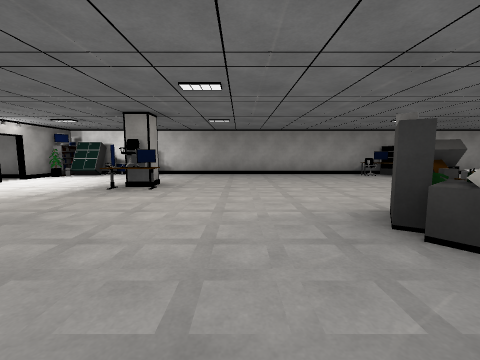
[1] (above)

16 first-person views from a walk through a Unity game level. The camera is 1.3 m above the floor, tilts 6° down and sees 90° across. Doors are open. The floor is counted in squares, 2 m on a side. Each view is taken from the middle of a square. On the plan, view 1 faces up. The plan holds only what a view shows up to about 9 squares ahead; the rest is blank. The place goes on beyond the plan. Some animated figures are left out. Surface patterns are stand-ins for the level's own textures.

[2]
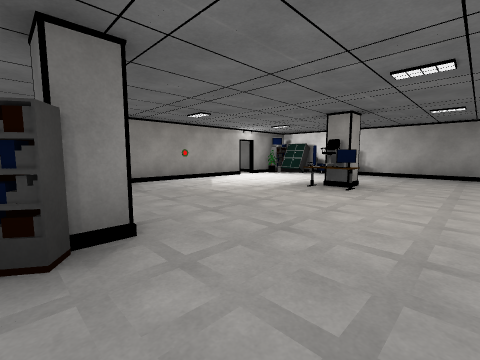

[3]
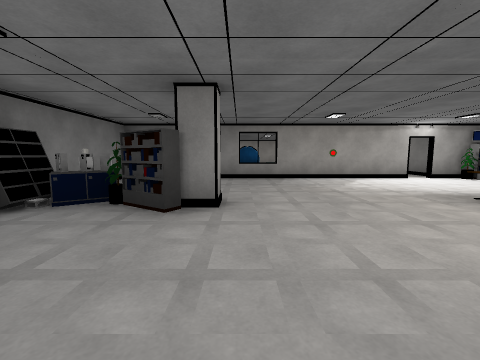

[4]
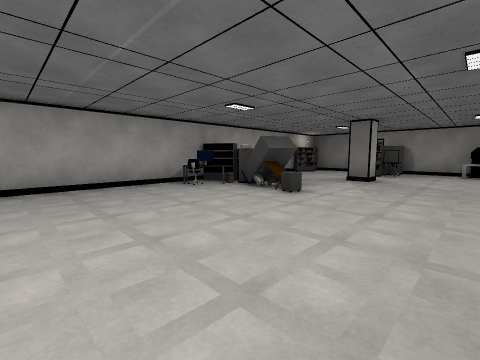

[5]
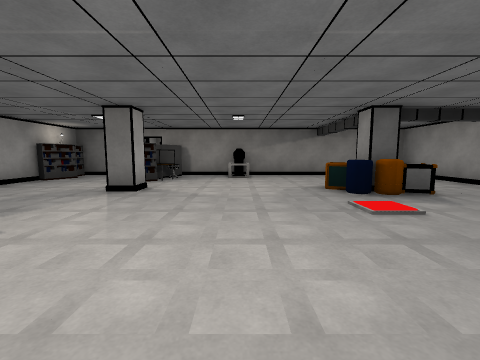

[6]
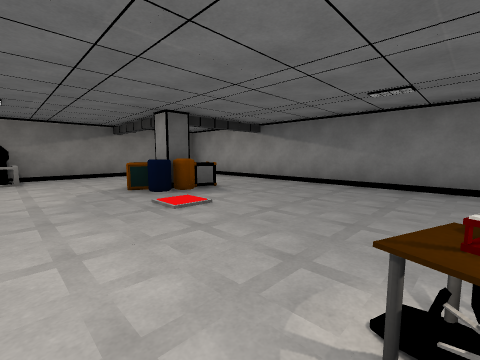

[7]
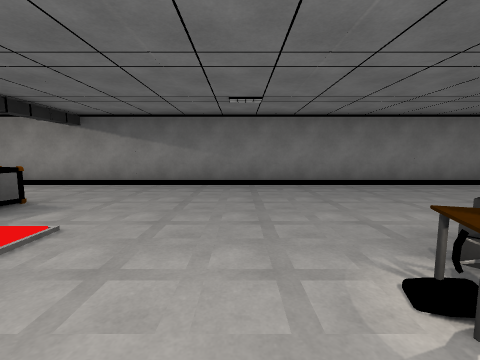

[8]
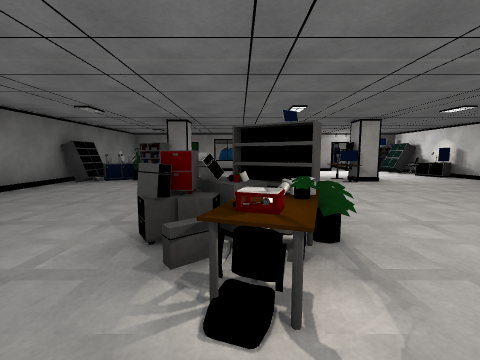

[9]
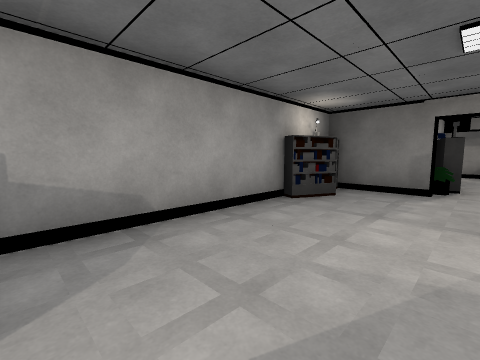

[10]
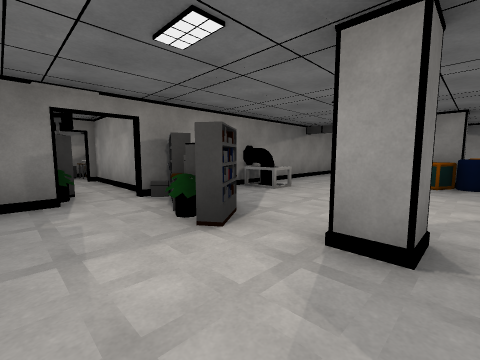

[11]
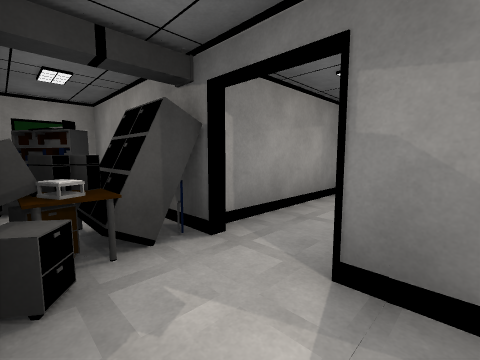

[12]
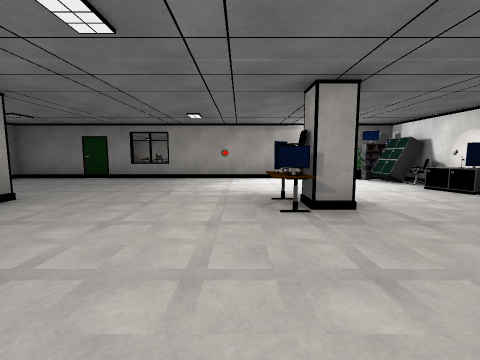

[13]
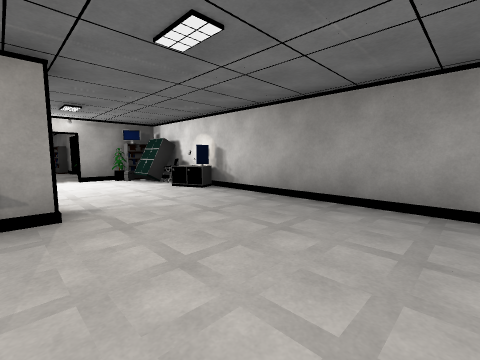

[14]
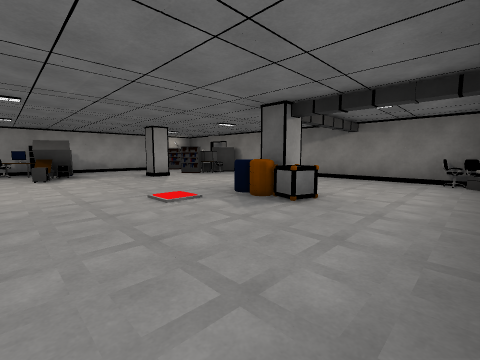

[15]
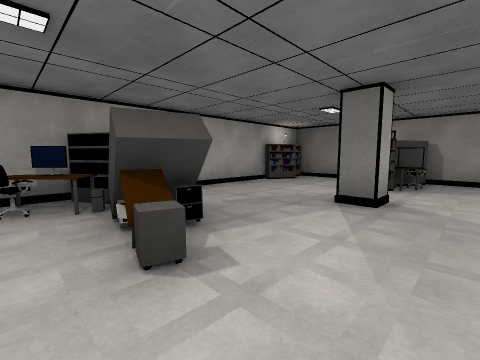

[16]
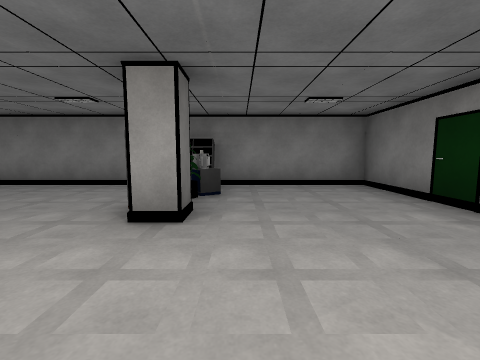

### Floor plan
Points are (right, up) in squares from view 1. A wall is a line through its corners. A room is listed if a view was taken in it or the views show most of it. See-through windows are left out.
Room 1 (views 1, 2, 3, 4, 5, 6, 7, 8, 9, 10, 12, 13, 14, 15, 16)
walls: (3.3, 8.2) (-2.2, 8.2); (-1.3, -2.2) (10.7, -2.2) (10.7, 4.5); (8.3, 8.2) (5.8, 8.2); (10.7, 6.4) (10.7, 8); (11.4, 5.3) (13.5, 5.3); (-5.7, 5.7) (-5.7, -2.2) (-2.8, -2.2)
low walls: (10.5, 2.8) (10.5, 3.4)
ways out: opening at (14, 6) to room 2; opening at (-7, 6)
objects: monitor (-6, 7); shelf (-6, 8); other object (-5, 7); cabinet (-5, 8); other object (-4, 7); other object (-4, 8); cabinet (-3, -1); shelf (-3, 0); other object (-3, 5); other object (-3, 7); cabinet (-3, 8); shelf (-2, -2); other object (-2, -1); pillar (-2, 0); pillar (-2, 4); other object (-2, 5); other object (-2, 6); other object (-2, 8); printer (-1, -1); monitor (-1, 5); cabinet (1, 2); shelf (2, 2); other object (2, 3); other object (3, 2); chair (4, 7); other object (4, 8); cabinet (5, 5); cabinet (5, 6); cabinet (5, 7); shelf (5, 8); crate (6, 0); other object (6, 1); pillar (7, 0); other object (7, 1); pillar (7, 5); crate (8, 1); shelf (9, 5); other object (9, 6); shelf (9, 8); other object (10, -2); other object (10, 3); other object (10, 4); shelf (10, 5); shelf (10, 8); other object (11, 5); other object (11, 6); shelf (12, 6)
Room 2 (view 11)
walls: (13.8, 7.1) (13.8, 6.5)
ways out: opening at (14, 6) to room 1
objects: cabinet (14, 5); cabinet (15, 5); cabinet (15, 6)

Where each view was taken, in squares from view 1:
view 1: 0 up, 0 right, facing up
view 2: 0 up, 0 right, facing up-left
view 3: 1 up, 1 right, facing left
view 4: 3 up, 1 right, facing up-right
view 5: 3 up, 3 right, facing right
view 6: 3 up, 3 right, facing down-right
view 7: 3 up, 4 right, facing down
view 8: 2 up, 4 right, facing left
view 9: 6 up, 6 right, facing up-right
view 10: 7 up, 7 right, facing down-right
view 11: 7 up, 15 right, facing down-left
view 12: 4 up, 1 right, facing left
view 13: 5 up, 1 right, facing up-left
view 14: 2 down, 4 right, facing up-right
view 15: 4 up, 4 right, facing up-right
view 16: 3 up, 3 left, facing down
